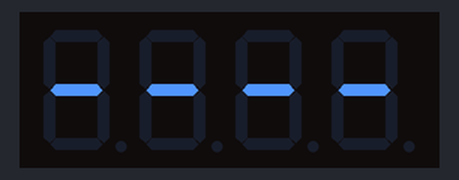
Recording of a sketch running on a simulated Arduino Uno, built with avr-gcc and run on an emulated ATmega328P. Parts: 4-digit seven-segment display.

Above: at 0.1 s.
At 2.6 s:
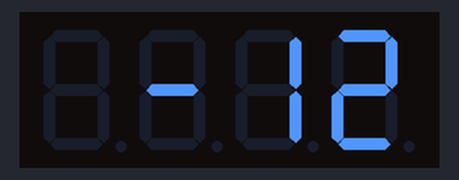
At 10.8 s:
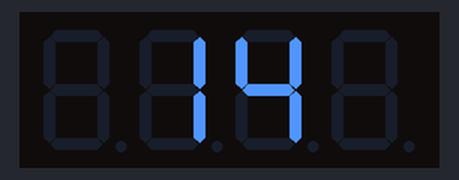
At 19.0 s:
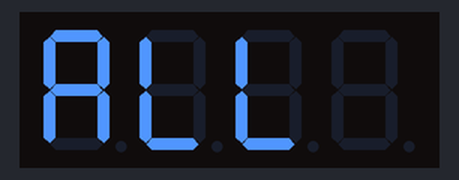
At 21.0 s:
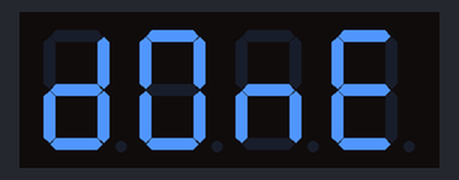
At 37.3 s:
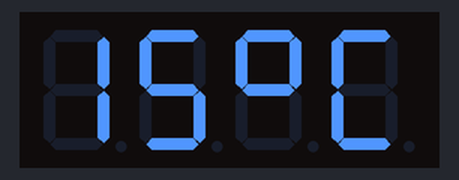

Measured:
- what the display in image 1 shows lasts 2.0 s, from 2.6 s to 4.6 s

The sketch:

7segment_display.ino
```cpp
// Include the library
#include <TM1637Display.h>

// Define the connections pins
#define CLK 11
#define DIO 12

// Create a display object of type TM1637Display
TM1637Display display = TM1637Display(CLK, DIO);

// Create an array that turns all segments ON
const uint8_t allON[] = {0xff, 0xff, 0xff, 0xff};

// Create an array that turns all segments OFF
const uint8_t allOFF[] = {0x00, 0x00, 0x00, 0x00};

// Create an array that sets individual segments per digit to display the word "dOnE"
const uint8_t done[] = {
  SEG_B | SEG_C | SEG_D | SEG_E | SEG_G,           // d
  SEG_A | SEG_B | SEG_C | SEG_D | SEG_E | SEG_F,   // O
  SEG_C | SEG_E | SEG_G,                           // n
  SEG_A | SEG_D | SEG_E | SEG_F | SEG_G            // E
};

// Create degree celsius symbol
const uint8_t celsius[] = {
  SEG_A | SEG_B | SEG_F | SEG_G,  // Degree symbol
  SEG_A | SEG_D | SEG_E | SEG_F   // C
};

// Create an array that sets individual segments per digit to display the word "ALL"
const uint8_t all[] = {
  SEG_A | SEG_B | SEG_C | SEG_E | SEG_F | SEG_G,   // A
  SEG_D | SEG_E | SEG_F,   // L
  SEG_D | SEG_E | SEG_F   // L
};

// Create an array that sets individual segments per digit to display the symbol "dash"
const uint8_t dash[] = {
SEG_G, SEG_G, SEG_G, SEG_G
};


void setup() {
  // Set the brightness to 5 (0=dimmest 7=brightest)
  display.setBrightness(3);
  display.setSegments(dash);
    delay(500);
  display.clear();

  display.setSegments(allOFF);
  delay(2000);
}

void loop() {


  display.showNumberDec(-12);     // Prints _-12
  delay(2000);
  display.clear();

  display.showNumberDec(31, false); // Prints __31
  delay(2000);
  display.clear();

    display.showNumberDec(31, true); // Prints __31
  delay(2000);
  display.clear();

  display.showNumberDec(31, true);  // Prints 0031
  delay(2000);
  display.clear();

  display.showNumberDec(14, false, 2, 1); // Prints _14_
  delay(2000);
  display.clear();

    display.showNumberDec(14, false, 2, 0); // Prints _14_
  delay(2000);
  display.clear();

    display.showNumberDec(14, false, 2, 2); // Prints _14_
  delay(2000);
  display.clear();


//   Prints 15°C
  int temperature = 15;
  display.showNumberDec(temperature, false, 2, 0);
  display.setSegments(celsius, 2, 2);
  delay(2000);
  display.clear();

  // Prints ALL
    display.setSegments(all, 3, 0);
      delay(2000);
  display.clear();

  // Prints dOnE
  display.setSegments(done);

  delay(2000);
  display.clear();


}
```
